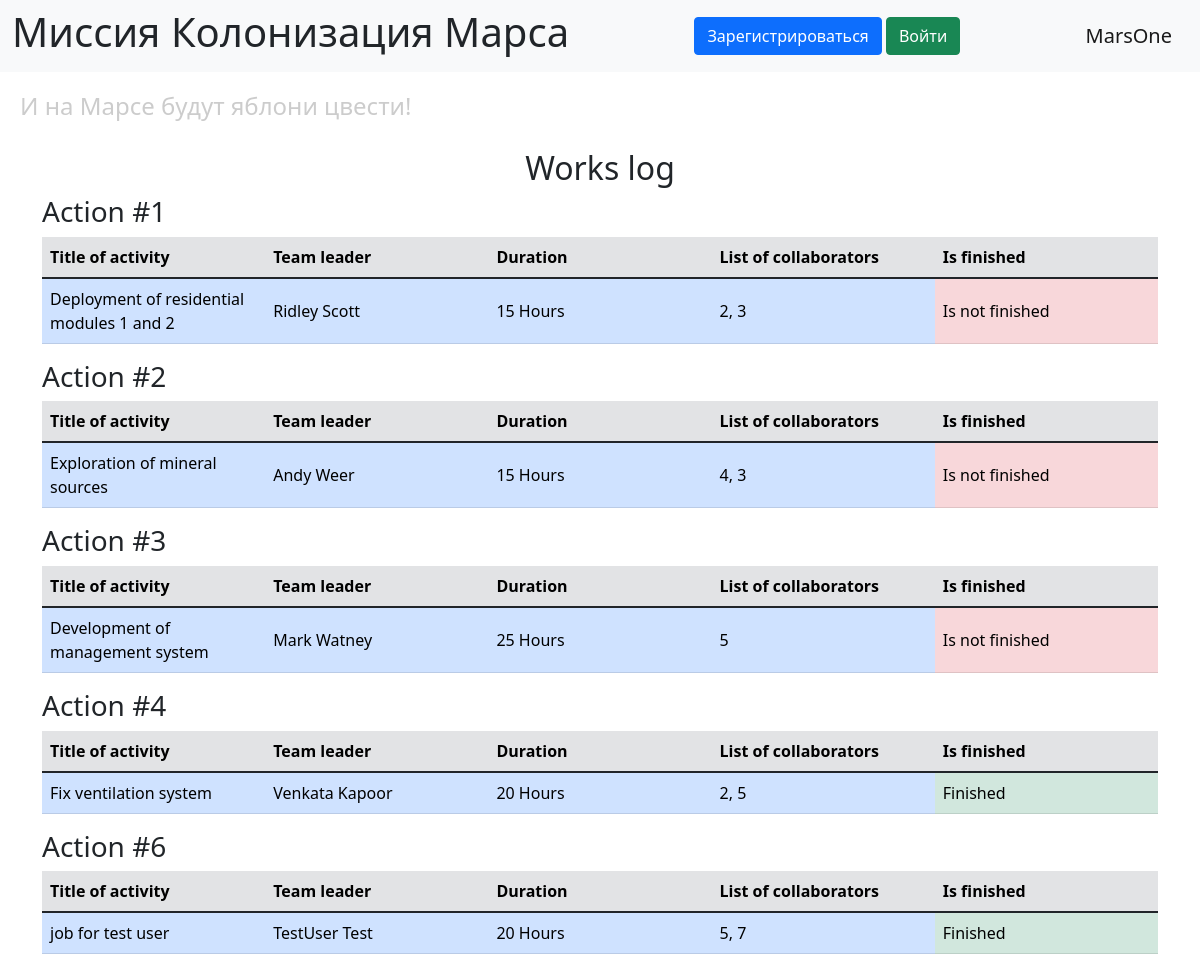
The page / on the database its author committed.
### data/jobs.py (models this page shows, shortened)
class Jobs(SqlAlchemyBase):  # SqlAlchemyBase Доступно в задании
    __tablename__ = 'jobs'
    id = sa.Column(sa.Integer, primary_key=True, autoincrement=True)
    team_leader_id = sa.Column(sa.Integer, sa.ForeignKey('users.id'))  # id лидера
    team_leader = orm.relationship("User")
    job = sa.Column(sa.Text)  # описание
    work_size = sa.Column(sa.Integer)  # в часах
    collaborators = sa.Column(sa.String)  # список id
    start_date = sa.Column(sa.Date)
    send_date = sa.Column(sa.Date)
    is_finished = sa.Column(sa.Boolean, default=False)

### data/users.py (models this page shows, shortened)
class User(SqlAlchemyBase, UserMixin):
    __tablename__ = 'users'
    id = sa.Column(sa.Integer, primary_key=True, autoincrement=True)
    surname = sa.Column(sa.String)
    name = sa.Column(sa.String)
    age = sa.Column(sa.Integer)
    position = sa.Column(sa.String)
    speciality = sa.Column(sa.String)
    address = sa.Column(sa.String)
    email = sa.Column(sa.String, unique=True)
    hashed_password = sa.Column(sa.String)
    modified_date = sa.Column(sa.DateTime, default=datetime.now)

### main.py (the view)
@app.route("/")
def work_log():
    db_sess = db_session.create_session()
    jobs = db_sess.query(Jobs).all()
    return render_template("work_log.html", jobs=jobs)

### data/db_session.py (called while the page is built)
def create_session() -> Session:
    global __factory
    return __factory()

### templates/work_log.html (shortened to what this page needs)
{% extends 'base.html' %}
{% block content %}
<h2 align="center">Works log</h2>
{% for job in jobs %}
<div class="mb-3 job">
    <h3>Action #{{ job.id }}</h3>
    <table class="table works mb-1" style="table-layout: fixed;">
        <thead class="table-secondary">
        <tr>
            {% for header in ["Title of activity", "Team leader", "Duration",
            "List of collaborators", "Is finished"] %}
            <th scope="col" class="col-md-auto">{{ header }}</th>
            {% endfor %}
        </tr>
        </thead>
        <tbody>
        <tr class="align-middle">
            <td class="table-primary">{{ job.job }}</td>
            <td class="table-primary">{{ job.team_leader.name }} {{ job.team_leader.surname }}</td>
            <td class="table-primary">{{ job.work_size }} Hours</td>
            <td class="table-primary">{{ job.collaborators }}</td>
            {% if job.is_finished %}
            <td class="table-success">Finished</td>
            {% else %}
            <td class="table-danger">Is not finished</td>
            {% endif %}
        </tr>
        </tbody>
    </table>
</div>
{% endfor %}
{% endblock %}

### rows shown on the page
Jobs: id "1", header "Title of activity" "Team leader" "Duration" "List of collaborators" "Is finished", job "Deployment of residential modules 1 and 2", team_leader.name "Ridley", team_leader.surname "Scott", work_size "15", collaborators "2, 3", is_finished "Is not finished"
Jobs: id "2", header "Title of activity" "Team leader" "Duration" "List of collaborators" "Is finished", job "Exploration of mineral sources", team_leader.name "Andy", team_leader.surname "Weer", work_size "15", collaborators "4, 3", is_finished "Is not finished"
Jobs: id "3", header "Title of activity" "Team leader" "Duration" "List of collaborators" "Is finished", job "Development of management system", team_leader.name "Mark", team_leader.surname "Watney", work_size "25", collaborators "5", is_finished "Is not finished"
Jobs: id "4", header "Title of activity" "Team leader" "Duration" "List of collaborators" "Is finished", job "Fix ventilation system", team_leader.name "Venkata", team_leader.surname "Kapoor", work_size "20", collaborators "2, 5", is_finished "Finished"
Jobs: id "6", header "Title of activity" "Team leader" "Duration" "List of collaborators" "Is finished", job "job for test user", team_leader.name "TestUser", team_leader.surname "Test", work_size "20", collaborators "5, 7", is_finished "Finished"
